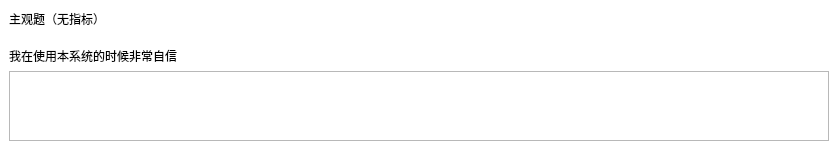
<?xml version="1.0" encoding="UTF-8"?>
<ui version="4.0">
 <class>QuestionListItem</class>
 <widget class="QWidget" name="QuestionListItem">
  <property name="geometry">
   <rect>
    <x>0</x>
    <y>0</y>
    <width>838</width>
    <height>150</height>
   </rect>
  </property>
  <property name="sizePolicy">
   <sizepolicy hsizetype="Preferred" vsizetype="Fixed">
    <horstretch>0</horstretch>
    <verstretch>0</verstretch>
   </sizepolicy>
  </property>
  <property name="minimumSize">
   <size>
    <width>0</width>
    <height>150</height>
   </size>
  </property>
  <property name="maximumSize">
   <size>
    <width>16777215</width>
    <height>150</height>
   </size>
  </property>
  <property name="windowTitle">
   <string>Form</string>
  </property>
  <layout class="QHBoxLayout" name="horizontalLayout">
   <property name="spacing">
    <number>0</number>
   </property>
   <property name="leftMargin">
    <number>0</number>
   </property>
   <property name="topMargin">
    <number>0</number>
   </property>
   <property name="rightMargin">
    <number>0</number>
   </property>
   <property name="bottomMargin">
    <number>0</number>
   </property>
   <item>
    <widget class="QWidget" name="widget" native="true">
     <property name="styleSheet">
      <string notr="true">QWidget#widget{
background-color: rgb(255, 255, 255);
}</string>
     </property>
     <layout class="QVBoxLayout" name="verticalLayout">
      <property name="spacing">
       <number>0</number>
      </property>
      <property name="leftMargin">
       <number>0</number>
      </property>
      <property name="topMargin">
       <number>0</number>
      </property>
      <property name="rightMargin">
       <number>0</number>
      </property>
      <property name="bottomMargin">
       <number>0</number>
      </property>
      <item>
       <widget class="QStackedWidget" name="stackedWidget">
        <property name="currentIndex">
         <number>2</number>
        </property>
        <widget class="QWidget" name="page1">
         <layout class="QVBoxLayout" name="verticalLayout_2">
          <property name="spacing">
           <number>0</number>
          </property>
          <property name="leftMargin">
           <number>0</number>
          </property>
          <property name="topMargin">
           <number>0</number>
          </property>
          <property name="rightMargin">
           <number>0</number>
          </property>
          <property name="bottomMargin">
           <number>0</number>
          </property>
          <item>
           <widget class="QWidget" name="widget_2" native="true">
            <property name="sizePolicy">
             <sizepolicy hsizetype="Preferred" vsizetype="Fixed">
              <horstretch>0</horstretch>
              <verstretch>0</verstretch>
             </sizepolicy>
            </property>
            <layout class="QHBoxLayout" name="horizontalLayout_2">
             <item>
              <widget class="QLabel" name="label">
               <property name="text">
                <string>打分题（无指标）</string>
               </property>
              </widget>
             </item>
             <item>
              <spacer name="horizontalSpacer">
               <property name="orientation">
                <enum>Qt::Orientation::Horizontal</enum>
               </property>
               <property name="sizeHint" stdset="0">
                <size>
                 <width>715</width>
                 <height>20</height>
                </size>
               </property>
              </spacer>
             </item>
            </layout>
           </widget>
          </item>
          <item>
           <widget class="QWidget" name="widget_3" native="true">
            <layout class="QHBoxLayout" name="horizontalLayout_3">
             <item>
              <widget class="QLabel" name="scoring_question">
               <property name="text">
                <string>我在使用本系统的时候非常自信</string>
               </property>
              </widget>
             </item>
            </layout>
           </widget>
          </item>
          <item>
           <widget class="QWidget" name="widget_4" native="true">
            <layout class="QHBoxLayout" name="horizontalLayout_4">
             <item>
              <widget class="QRadioButton" name="radioButton_1">
               <property name="text">
                <string>1分</string>
               </property>
              </widget>
             </item>
             <item>
              <widget class="QRadioButton" name="radioButton_2">
               <property name="text">
                <string>2分</string>
               </property>
              </widget>
             </item>
             <item>
              <widget class="QRadioButton" name="radioButton_3">
               <property name="text">
                <string>3分</string>
               </property>
              </widget>
             </item>
             <item>
              <widget class="QRadioButton" name="radioButton_4">
               <property name="text">
                <string>4分</string>
               </property>
              </widget>
             </item>
             <item>
              <widget class="QRadioButton" name="radioButton_5">
               <property name="text">
                <string>5分</string>
               </property>
              </widget>
             </item>
             <item>
              <widget class="QRadioButton" name="radioButton_6">
               <property name="text">
                <string>6分</string>
               </property>
              </widget>
             </item>
             <item>
              <widget class="QRadioButton" name="radioButton_7">
               <property name="text">
                <string>7分</string>
               </property>
              </widget>
             </item>
             <item>
              <widget class="QRadioButton" name="radioButton_8">
               <property name="text">
                <string>8分</string>
               </property>
              </widget>
             </item>
             <item>
              <widget class="QRadioButton" name="radioButton_9">
               <property name="text">
                <string>9分</string>
               </property>
              </widget>
             </item>
             <item>
              <widget class="QRadioButton" name="radioButton_10">
               <property name="text">
                <string>10分</string>
               </property>
              </widget>
             </item>
             <item>
              <spacer name="horizontalSpacer_4">
               <property name="orientation">
                <enum>Qt::Orientation::Horizontal</enum>
               </property>
               <property name="sizeHint" stdset="0">
                <size>
                 <width>40</width>
                 <height>20</height>
                </size>
               </property>
              </spacer>
             </item>
            </layout>
           </widget>
          </item>
         </layout>
        </widget>
        <widget class="QWidget" name="page2">
         <layout class="QVBoxLayout" name="verticalLayout_3">
          <property name="spacing">
           <number>0</number>
          </property>
          <property name="leftMargin">
           <number>0</number>
          </property>
          <property name="topMargin">
           <number>0</number>
          </property>
          <property name="rightMargin">
           <number>0</number>
          </property>
          <property name="bottomMargin">
           <number>0</number>
          </property>
          <item>
           <widget class="QWidget" name="widget_5" native="true">
            <property name="sizePolicy">
             <sizepolicy hsizetype="Preferred" vsizetype="Fixed">
              <horstretch>0</horstretch>
              <verstretch>0</verstretch>
             </sizepolicy>
            </property>
            <layout class="QHBoxLayout" name="horizontalLayout_5">
             <item>
              <widget class="QLabel" name="label_3">
               <property name="text">
                <string>选择题（无指标）</string>
               </property>
              </widget>
             </item>
             <item>
              <spacer name="horizontalSpacer_2">
               <property name="orientation">
                <enum>Qt::Orientation::Horizontal</enum>
               </property>
               <property name="sizeHint" stdset="0">
                <size>
                 <width>715</width>
                 <height>20</height>
                </size>
               </property>
              </spacer>
             </item>
            </layout>
           </widget>
          </item>
          <item>
           <widget class="QWidget" name="widget_6" native="true">
            <layout class="QHBoxLayout" name="horizontalLayout_6">
             <item>
              <widget class="QLabel" name="choice_question">
               <property name="text">
                <string>我在使用本系统的时候非常自信</string>
               </property>
              </widget>
             </item>
            </layout>
           </widget>
          </item>
          <item>
           <widget class="QWidget" name="widget_7" native="true">
            <layout class="QHBoxLayout" name="horizontalLayout_7">
             <item>
              <widget class="QRadioButton" name="choice_optional_1">
               <property name="text">
                <string>选项一</string>
               </property>
              </widget>
             </item>
             <item>
              <widget class="QRadioButton" name="choice_optional_2">
               <property name="text">
                <string>选项二</string>
               </property>
              </widget>
             </item>
             <item>
              <widget class="QRadioButton" name="choice_optional_3">
               <property name="text">
                <string>选项三</string>
               </property>
              </widget>
             </item>
             <item>
              <widget class="QRadioButton" name="choice_optional_4">
               <property name="text">
                <string>选项四</string>
               </property>
              </widget>
             </item>
             <item>
              <spacer name="horizontalSpacer_3">
               <property name="orientation">
                <enum>Qt::Orientation::Horizontal</enum>
               </property>
               <property name="sizeHint" stdset="0">
                <size>
                 <width>40</width>
                 <height>20</height>
                </size>
               </property>
              </spacer>
             </item>
            </layout>
           </widget>
          </item>
         </layout>
        </widget>
        <widget class="QWidget" name="page3">
         <layout class="QVBoxLayout" name="verticalLayout_4">
          <property name="spacing">
           <number>0</number>
          </property>
          <property name="leftMargin">
           <number>0</number>
          </property>
          <property name="topMargin">
           <number>0</number>
          </property>
          <property name="rightMargin">
           <number>0</number>
          </property>
          <property name="bottomMargin">
           <number>0</number>
          </property>
          <item>
           <widget class="QWidget" name="widget_9" native="true">
            <property name="sizePolicy">
             <sizepolicy hsizetype="Preferred" vsizetype="Fixed">
              <horstretch>0</horstretch>
              <verstretch>0</verstretch>
             </sizepolicy>
            </property>
            <layout class="QHBoxLayout" name="horizontalLayout_9">
             <item>
              <widget class="QLabel" name="label_6">
               <property name="text">
                <string>主观题（无指标）</string>
               </property>
              </widget>
             </item>
             <item>
              <spacer name="horizontalSpacer_5">
               <property name="orientation">
                <enum>Qt::Orientation::Horizontal</enum>
               </property>
               <property name="sizeHint" stdset="0">
                <size>
                 <width>715</width>
                 <height>20</height>
                </size>
               </property>
              </spacer>
             </item>
            </layout>
           </widget>
          </item>
          <item>
           <widget class="QWidget" name="widget_8" native="true">
            <layout class="QVBoxLayout" name="verticalLayout_5">
             <item>
              <widget class="QLabel" name="subjective_question">
               <property name="text">
                <string>我在使用本系统的时候非常自信</string>
               </property>
              </widget>
             </item>
             <item>
              <widget class="QTextEdit" name="subjective_answer"/>
             </item>
            </layout>
           </widget>
          </item>
         </layout>
        </widget>
       </widget>
      </item>
     </layout>
    </widget>
   </item>
  </layout>
 </widget>
 <resources/>
 <connections/>
</ui>
